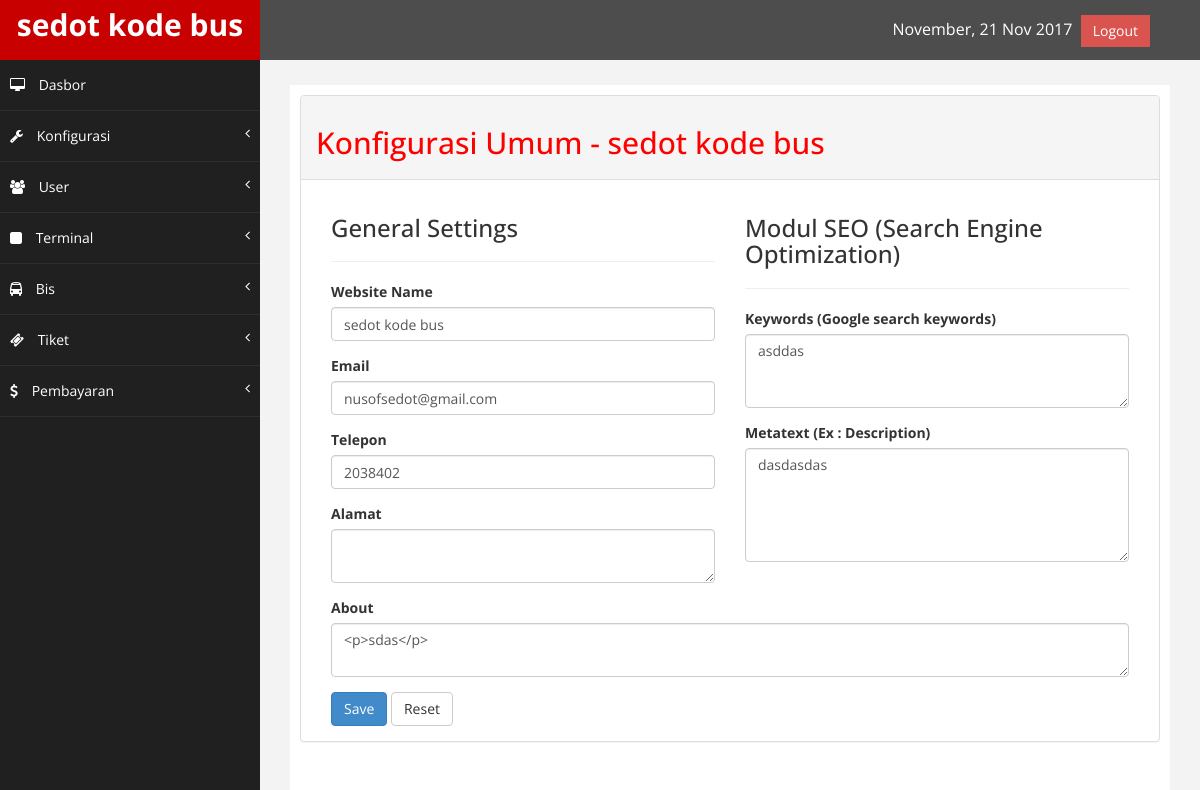
Page /index.php/admin/konfigurasi/umum on the committed database.
### tables this page shows
CREATE TABLE IF NOT EXISTS `konfigurasi` (
`id_konfigurasi` int(11) NOT NULL,
  `nama_website` varchar(225) NOT NULL,
  `email` varchar(225) NOT NULL,
  `logo` varchar(225) NOT NULL,
  `icon` varchar(225) NOT NULL,
  `google_map` varchar(225) NOT NULL,
  `tentang` text NOT NULL,
  `metatext` varchar(225) NOT NULL,
  `keywords` varchar(225) NOT NULL,
  `facebook` varchar(225) NOT NULL,
  `telepone` varchar(225) NOT NULL,
  `alamat` text NOT NULL
);

### application/views/admin/layout/wrapper.php (called while the page is built)
<?php
	require_once('head.php');
	require_once('header.php');
	require_once('nav.php');
	require_once('content.php');
	require_once('footer.php');

### application/controllers/admin/Konfigurasi.php (called while the page is built, shortened)
<?php
class Konfigurasi extends CI_Controller {
	public function umum() {
		$site		= $this->konfigurasi_model->daftar_konfigurasi();
		$valid = $this->form_validation;
		$valid->set_rules('nama_website','Nama Website','required');
		$valid->set_rules('email','Email','required');
		if($valid->run() === FALSE) {
		$data = array(	'title'		=> 'Konfigurasi Umum - '.$site['nama_website'],
						'site'		=> $site,
						'isi'		=> 'admin/konfigurasi/umum');
		$this->load->view('admin/layout/wrapper',$data);
		}
	}
}

### index.php (called while the page is built, shortened)
<?php
require_once BASEPATH.'core/CodeIgniter.php';

### application/models/Konfigurasi_model.php (called while the page is built, shortened)
<?php
    class Konfigurasi_model extends CI_Model {
        public function daftar_konfigurasi() {
            $this->db->select('*');
            $this->db->from('konfigurasi');
            $this->db->order_by('id_konfigurasi','ASC');
            $query = $this->db->get();
            return $query->row_array();
        }
    }

### application/views/admin/layout/content.php (called while the page is built)
<?php
if($isi) {
	$this->load->view($isi);
}

### application/views/admin/konfigurasi/umum.php (the view, shortened to what this page needs)
<form action="<?php echo base_url('index.php/admin/konfigurasi/umum') ?>" method="post">
<div class="col-md-6">
	<h3>General Settings</h3><hr>
    <div class="form-group">
        <label>Website Name</label>
        <input type="text" name="nama_website" placeholder="Nama Website" value="<?php echo $site['nama_website'] ?>" required class="form-control">
    </div>
    <div class="form-group">
        <label>Email</label>
        <input type="text" name="email" placeholder="Email" value="<?php echo $site['email'] ?>" required class="form-control">
    </div>
    <div class="form-group">
        <label>Telepon</label>
        <input type="number" name="telepone" placeholder="Telepon" value="<?php echo $site['telepone'] ?>" required class="form-control">
    </div>
    <div class="form-group">
        <label>Alamat</label>
        <textarea name="alamat" class="form-control"><?php echo $site['alamat'];?></textarea>
    </div>
</div>
<div class="col-md-6">
	<h3>Modul SEO (Search Engine Optimization)</h3><hr>
	<div class="form-group">
    <label>Keywords (Google search keywords)</label>
    <textarea name="keywords" rows="3" class="form-control" placeholder="Kata kunci / keywords"><?php echo $site['keywords'] ?></textarea>
    </div>
    <div class="form-group">
    <label>Metatext (Ex : Description)</label>
    <textarea name="metatext" rows="5" class="form-control" placeholder="Kode metatext"><?php echo $site['metatext'] ?></textarea>
    </div>
</div>
<div class="col-md-12">
    <div class="form-group">
    <label>About</label>
        <textarea name="tentang" placeholder="Tentang Website" class="form-control" value="about" id="about"><?php echo $site['tentang']; ?></textarea>
    </div>
</div>
<div class="col-md-12">
	<input type="submit" name="submit" value="Save" class="btn btn-primary">
    <input type="reset" name="reset" value="Reset" class="btn btn-default">
</div>
</form>

### application/views/admin/layout/header.php (shortened to what this page needs)
<body>
    <div id="wrapper">
        <nav class="navbar navbar-default navbar-cls-top " role="navigation" style="margin-bottom: 0">
        <div class="navbar-header">
            <a class="navbar-brand" href="<?php echo base_url('admin/dashboard') ?>">
            <?php echo $site['nama_website'] ?></a>
        </div>
  <div style="color: white;
padding: 15px 50px 5px 50px;
float: right;
font-size: 16px;">
<?php
$tgl_sekarang = date('F, d M Y');
echo $tgl_sekarang;
?>
<a href="<?php echo base_url('index.php/login/logout');?>" class="btn btn-danger square-btn-adjust">Logout</a> </div>
        </nav>

### assets/admin/assets/css/custom.css (style rules this page uses)
body { font-family: 'Open Sans', sans-serif; }
#wrapper { width: 100%; background:#202020; }
.square-btn-adjust { border: 0px solid transparent; -webkit-border-radius: 0px; -moz-border-radius: 0px; border-radius: 0px; }
.navbar-cls-top .navbar-brand { color: #fff; background: #C90000; width: 260px; text-align: center; height: 60px; font-size: 30px; font-weight: 700; }
.navbar-cls-top { background:#4D4D4D; border-bottom:none; }
.navbar-default { border:0px solid black; }
.navbar-header { background: #A70303; }
@media (min-width:768px) { .navbar { border-radius: 0px; } }

### rows in the picture
konfigurasi: nama_website "sedot kode bus", email "nusofsedot@gmail.com", telepone "2038402", keywords "asddas", metatext "dasdasdas", tentang "<p>sdas</p>"

### other values in the picture
$title "Konfigurasi Umum - sedot kode bus"
